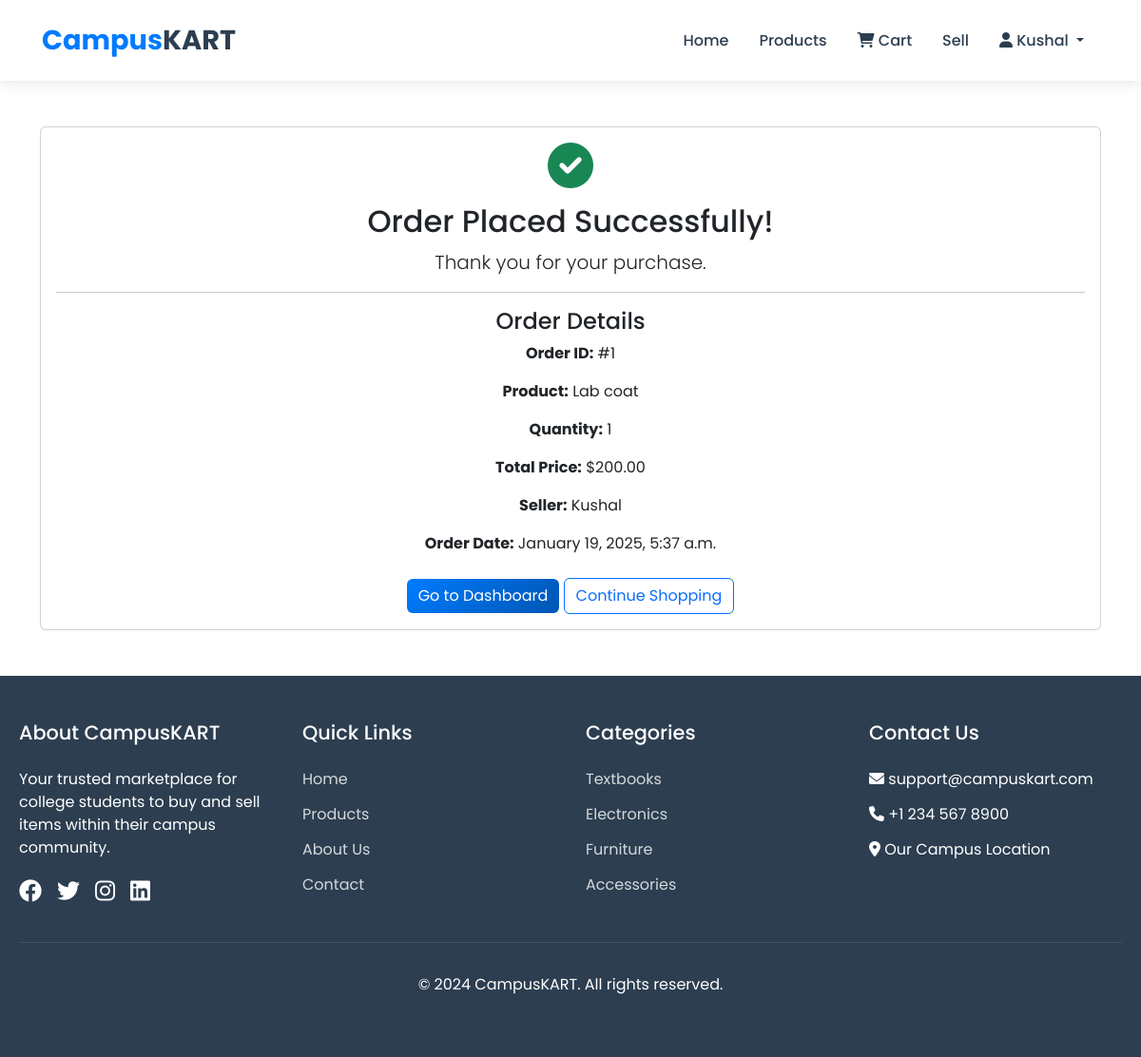
Page /accounts/order_confirmation/1/ (signed in) on the committed database.
### accounts/models.py (models this page shows, shortened)
class CustomUser(AbstractUser):
    college_email = models.EmailField(unique=True)

class Order(models.Model):
    product = models.ForeignKey('Product', on_delete=models.CASCADE)  # The product being sold
    user = models.ForeignKey(settings.AUTH_USER_MODEL, on_delete=models.CASCADE)  # The user who bought the product
    quantity = models.PositiveIntegerField()  # Number of items bought
    total_price = models.DecimalField(max_digits=10, decimal_places=2)  # Total price for the order
    created_at = models.DateTimeField(auto_now_add=True)  # Timestamp for when the order was created

class Product(models.Model):#inheritance
    seller = models.ForeignKey(settings.AUTH_USER_MODEL, on_delete=models.CASCADE)
    name = models.CharField(max_length=255)
    description = models.TextField()
    price = models.DecimalField(max_digits=10, decimal_places=2)
    stock = models.PositiveIntegerField()
    image = models.ImageField(upload_to='product_images/')
    created_at = models.DateTimeField(auto_now_add=True)
    is_sold = models.BooleanField(default=False)  # Add this field
    sold_date = models.DateTimeField(null=True, blank=True)  # Add this field too

### accounts/views.py (the view)
# urls.py: path('order_confirmation/<int:order_id>/', order_confirmation, name='order_confirmation'),
@login_required
def order_confirmation(request, order_id):
    order = get_object_or_404(Order, id=order_id, user=request.user)
    return render(request, 'order_confirmation.html', {'order': order})

### templates/order_confirmation.html
{% extends 'base.html' %}
{% load static %}
{% block content %}
<div class="container py-5">
    <div class="card">
        <div class="card-body text-center">
            <i class="fas fa-check-circle text-success fa-3x mb-3"></i>
            <h2>Order Placed Successfully!</h2>
            <p class="lead">Thank you for your purchase.</p>
            <hr>
            <div class="order-details">
                <h4>Order Details</h4>
                <p><strong>Order ID:</strong> #{{ order.id }}</p>
                <p><strong>Product:</strong> {{ order.product.name }}</p>
                <p><strong>Quantity:</strong> {{ order.quantity }}</p>
                <p><strong>Total Price:</strong> ${{ order.total_price }}</p>
                <p><strong>Seller:</strong> {{ order.product.seller.username }}</p>
                <p><strong>Order Date:</strong> {{ order.created_at|date:"F j, Y, g:i a" }}</p>
            </div>
            <div class="mt-4">
                <a href="{% url 'dashboard' %}" class="btn btn-primary">Go to Dashboard</a>
                <a href="{% url 'products_page' %}" class="btn btn-outline-primary">Continue Shopping</a>
            </div>
        </div>
    </div>
</div>
{% endblock %}

### templates/base.html (shortened to what this page needs)
{% load static %}
<!DOCTYPE html>
<html lang="en">
<head>
    <link href="https://cdn.jsdelivr.net/npm/bootstrap@5.3.0/dist/css/bootstrap.min.css" rel="stylesheet">
    <link rel="stylesheet" href="https://cdnjs.cloudflare.com/ajax/libs/font-awesome/6.0.0/css/all.min.css">
</head>
<body>
    <nav class="navbar navbar-expand-lg navbar-light">
        <div class="container">
            <a class="navbar-brand" href="{% url 'home' %}"><span>Campus</span>KART</a>
            <div class="collapse navbar-collapse" id="navbarNav">
                <ul class="navbar-nav ms-auto">
                    <li class="nav-item">
                        <a class="nav-link" href="{% url 'home' %}">Home</a>
                    </li>
                    <li class="nav-item">
                        <a class="nav-link" href="{% url 'products_page' %}">Products</a>
                    </li>
                    {% if user.is_authenticated %}
                        <li class="nav-item">
                            <a class="nav-link" href="{% url 'cart_page' %}">
                                <i class="fas fa-shopping-cart"></i> Cart
                            </a>
                        </li>
                        <li class="nav-item">
                            <a class="nav-link" href="{% url 'add_product' %}">Sell</a>
                        </li>
                    <li class="nav-item dropdown">
    <a class="nav-link dropdown-toggle" href="#" id="navbarDropdown" role="button"
       data-bs-toggle="dropdown">
        <i class="fas fa-user"></i> {{ user.username }}
    </a>
</li>
                    {% else %}
                        <li class="nav-item">
                            <a class="nav-link btn btn-primary text-white" href="{% url 'login' %}">Login</a>
                        </li>
                    {% endif %}
                </ul>
            </div>
        </div>
    </nav>
    <div class="main-content">
        {% block content %}{% endblock %}
    </div>
    <footer class="footer">
        <div class="footer-content">
            <div class="footer-grid">
                <div class="footer-section">
                    <h3>About CampusKART</h3>
                    <p>Your trusted marketplace for college students to buy and sell items within their campus community.</p>
                    <div class="social-links">
                        <a href="#"><i class="fab fa-facebook"></i></a>
                        <a href="#"><i class="fab fa-twitter"></i></a>
                        <a href="#"><i class="fab fa-instagram"></i></a>
                        <a href="#"><i class="fab fa-linkedin"></i></a>
                    </div>
                </div>
                <div class="footer-section">
                    <h3>Quick Links</h3>
                    <ul class="footer-links">
                        <li><a href="{% url 'home' %}">Home</a></li>
                        <li><a href="{% url 'products_page' %}">Products</a></li>
                        <li><a href="#">About Us</a></li>
                        <li><a href="#">Contact</a></li>
                    </ul>
                </div>
                <div class="footer-section">
                    <h3>Categories</h3>
                    <ul class="footer-links">
                        <li><a href="#">Textbooks</a></li>
                        <li><a href="#">Electronics</a></li>
                        <li><a href="#">Furniture</a></li>
                        <li><a href="#">Accessories</a></li>
                    </ul>
                </div>
                <div class="footer-section">
                    <h3>Contact Us</h3>
                    <ul class="footer-links">
                        <li><i class="fas fa-envelope"></i> support@campuskart.com</li>
                        <li><i class="fas fa-phone"></i> +1 234 567 8900</li>
                        <li><i class="fas fa-map-marker-alt"></i> Our Campus Location</li>
                    </ul>
                </div>
            </div>
            <div class="footer-bottom">
                <p>&copy; 2024 CampusKART. All rights reserved.</p>
            </div>
        </div>
    </footer>
</body>
</html>

### templates/base.html (style rules this page uses)
:root { --primary-color: #007bff; --secondary-color: #0056b3; --text-dark: #2c3e50; --text-light: #666; --background-light: #f8f9fa; }
* { margin: 0; padding: 0; box-sizing: border-box; font-family: 'Poppins', sans-serif; }
body { min-height: 100vh; display: flex; flex-direction: column; }
.navbar { background: white; box-shadow: 0 2px 15px rgba(0,0,0,0.1); padding: 1rem 2rem; }
.navbar-brand { font-size: 1.8rem; font-weight: 700; color: var(--text-dark); }
.navbar-brand span { color: var(--primary-color); }
.nav-link { color: var(--text-dark); font-weight: 500; padding: 0.5rem 1rem; transition: color 0.3s ease; }
.nav-item { margin: 0 0.5rem; }
.btn-primary { background: linear-gradient(135deg, var(--primary-color), var(--secondary-color)); border: none; }
.main-content { flex: 1; }
.footer { background: var(--text-dark); color: white; padding: 3rem 0; margin-top: auto; }
.footer-content { max-width: 1200px; margin: 0 auto; padding: 0 20px; }
.footer-grid { display: grid; grid-template-columns: repeat(auto-fit, minmax(250px, 1fr)); gap: 2rem; }
.footer-section h3 { color: white; margin-bottom: 1.5rem; font-size: 1.3rem; }
.footer-links { list-style: none; padding: 0; }
.footer-links li { margin-bottom: 0.8rem; }
.footer-links a { color: rgba(255,255,255,0.8); text-decoration: none; transition: color 0.3s ease; }
.social-links { display: flex; gap: 1rem; margin-top: 1rem; }
.social-links a { color: white; font-size: 1.5rem; transition: color 0.3s ease; }
.footer-bottom { text-align: center; padding-top: 2rem; margin-top: 2rem; border-top: 1px solid rgba(255,255,255,0.1); }

### rows in the picture
CustomUser: username "Kushal"
Order: id "1", product.name "Lab coat", quantity "1", total_price "200.00", product.seller.username "Kushal", created_at "January 19, 2025, 5:37 a.m."
